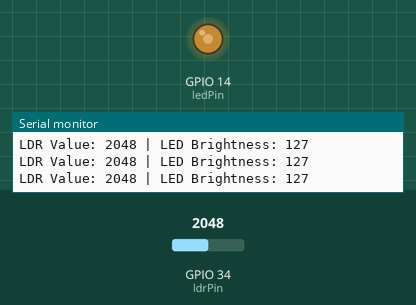
A sketch run on a simulated ESP32. Parts: output pins drawn as LEDs (lit = HIGH), the last lines printed to the serial monitor. The test bench sets the inputs (shaded band); at power-on: GPIO 34 (ldrPin) = 2048.

Above: at 1.3 s.
1.4 s: GPIO 34 (ldrPin) set to 2866
At 1.8 s:
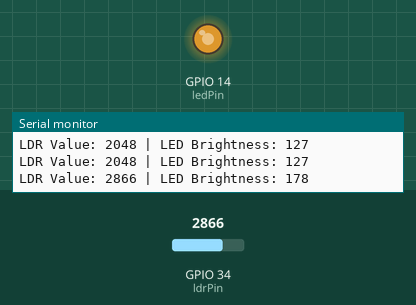
3.0 s: GPIO 34 (ldrPin) set to 3603
At 4.1 s:
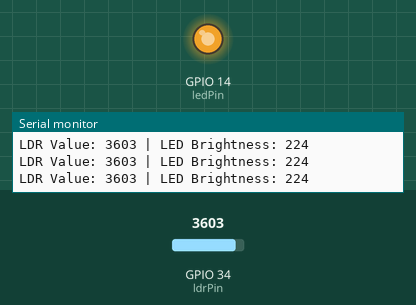
4.5 s: GPIO 34 (ldrPin) set to 491
At 5.3 s:
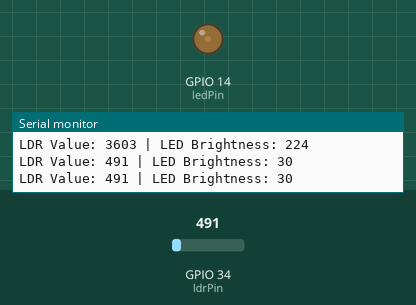
6.0 s: GPIO 34 (ldrPin) set to 0
At 6.5 s:
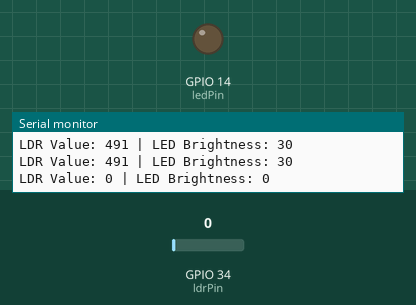
7.5 s: GPIO 34 (ldrPin) set to 2047
At 8.9 s:
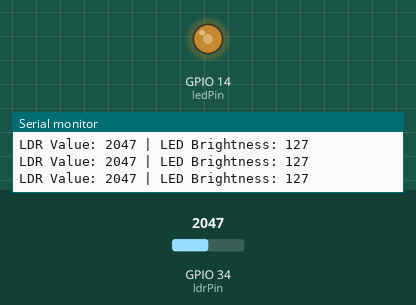
Timing chart, 0 to 10.0 s (numbered marks = the images above; inputs shaded):
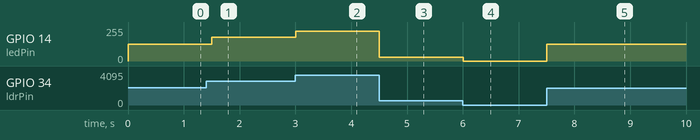

Measured:
- after the input at 1.4 s, GPIO 14 (ledPin): 127/255 → 178/255 after 0.10 s
- after the input at 3.0 s, GPIO 14 (ledPin): 178/255 → 224/255 at once
- after the input at 4.5 s, GPIO 14 (ledPin): 224/255 → 30/255 at once
- after the input at 6.0 s, GPIO 14 (ledPin): 30/255 → 0/255 at once
- after the input at 7.5 s, GPIO 14 (ledPin): 0/255 → 127/255 at once

The sketch:

demo2.ino
```cpp
const int ldrPin = 34;    // Pin untuk potensiometer
const int ledPin = 14;    // Pin untuk LED

void setup() {
  Serial.begin(115200);

  pinMode(ldrPin, INPUT);
  pinMode(ledPin, OUTPUT);
}

void loop() {
  int ldrValue = analogRead(ldrPin);
  int ledBrightness = map(ldrValue, 0, 4095, 0, 255);

  analogWrite(ledPin, ledBrightness);

  Serial.print("LDR Value: ");
  Serial.print(ldrValue);
  Serial.print(" | LED Brightness: ");
  Serial.println(ledBrightness);
  delay(500);
}
```
